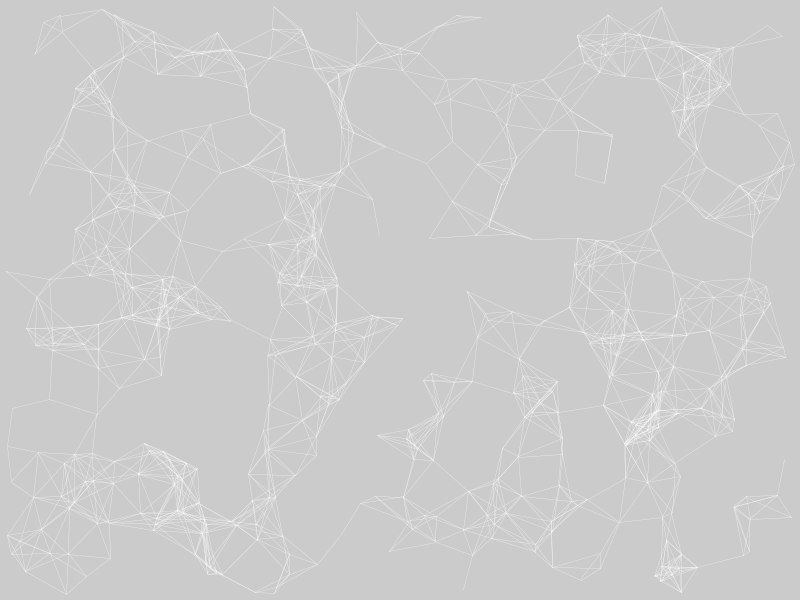
Frame 1 (no input)
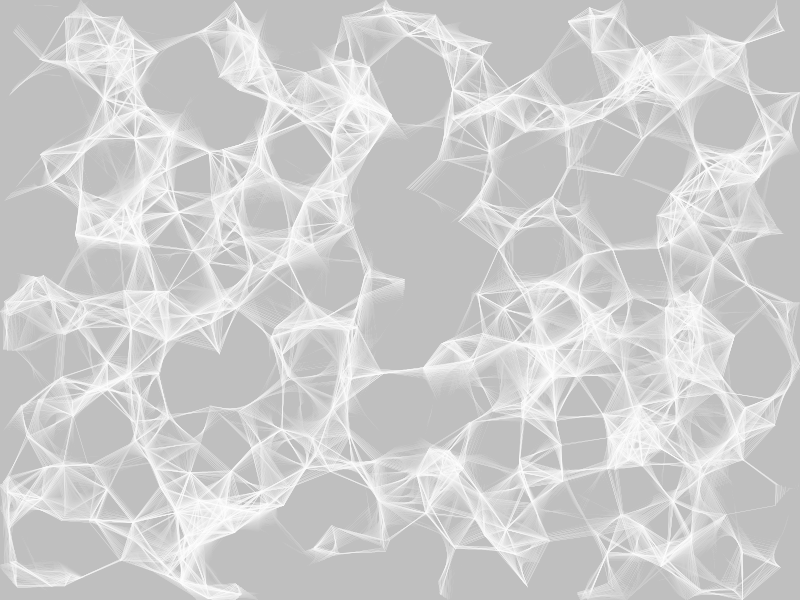
Frame 60 (the mouse pressed at the canvas centre just before this capture)
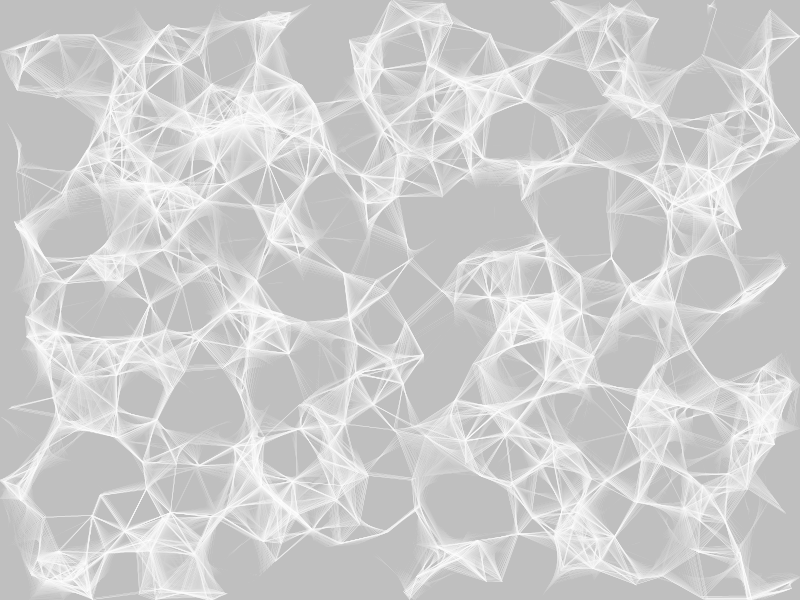
Frame 120 (the mouse held since frame 60 and released just before this capture)

The Processing sketch that drew these frames (run headless with seeded random() and noise(); from frame 60 on, the mouse is pressed at the canvas centre):

// Processing sketch: vel_loc_array_lines
// ── vel_loc_array_lines.pde
int num = 500;
Mover[] movs = new Mover[num];

void setup() {

  size (800, 600);


  for (int i = 0 ; i < num ; i++) {
    PVector initLoc = new PVector(random(5, width-5), random(5, height-5));
    PVector initVel = new PVector(random(-1,1), random(-1,1));
    movs[i] = new Mover (initLoc, initVel);
  }
  
  
  
  strokeWeight(0.25);
  stroke(255);
}


void draw() {
  noStroke();
  fill(180,10);
  rect(0,0,width,height);
  
  stroke(255);
  
  //background(180);
  smooth(2);


  for (int i = 0 ; i < num ; i++) {
    movs[i].update();
   // movs[i].draw();
   for (int j = i ; j < num ; j++){
     
   
    if(dist(movs[i].loc.x,movs[i].loc.y,movs[j].loc.x, movs[j].loc.y) < 50){
     
     line(movs[i].loc.x,movs[i].loc.y,movs[j].loc.x, movs[j].loc.y);
    } 
   }
   
   
  }

  //fill(255, 0, 0);
  println("fps :"+frameRate);
}



class Mover {

  PVector loc, vel;

  Mover(PVector loc, PVector vel) {
    this.loc = loc;
    this.vel = vel;
  } 

  void update() {  
    loc.add(vel);  
    if (loc.x < 0 || loc.x> width) {
      vel.x = -vel.x;
    }
    if (loc.y<0 || loc.y > height) {
      vel.y = -vel.y;
    }
  }

  void draw() {
    pushStyle();
    noStroke();
    fill(255, 25);
    ellipse(loc.x, loc.y, 50, 50);
  }
}
